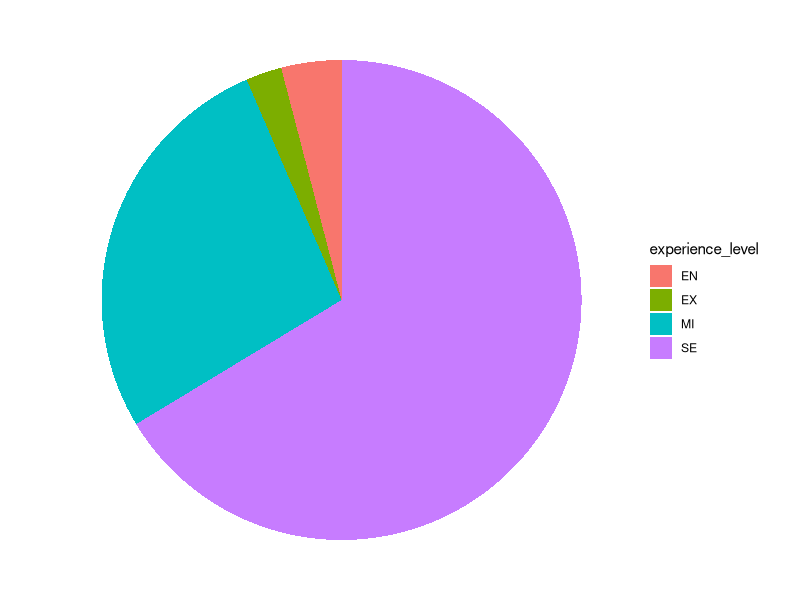
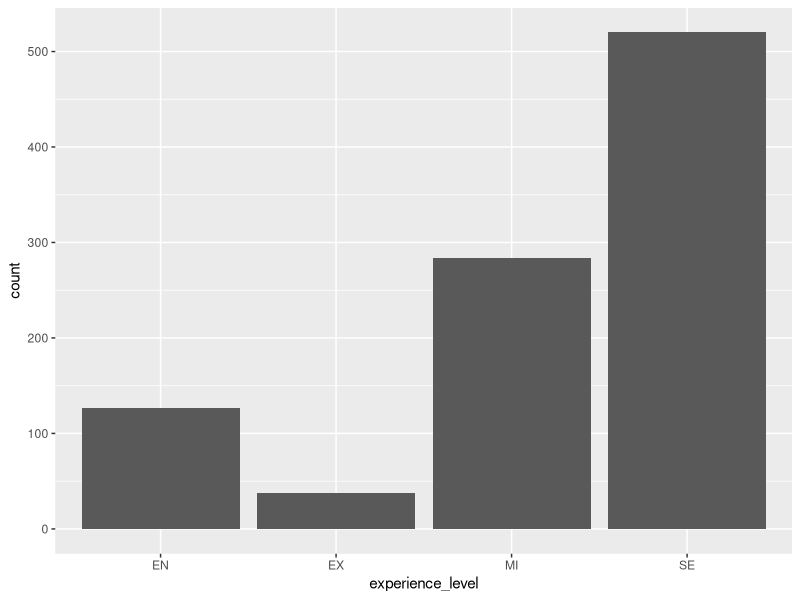
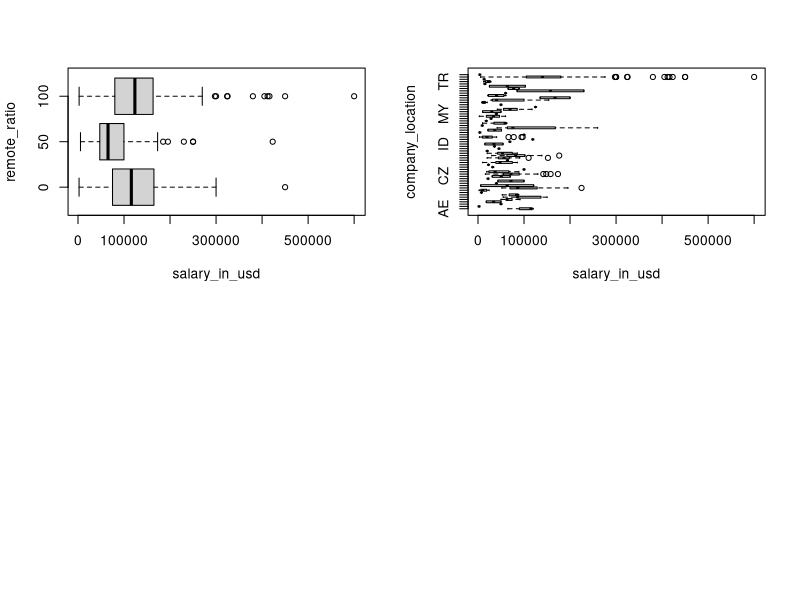
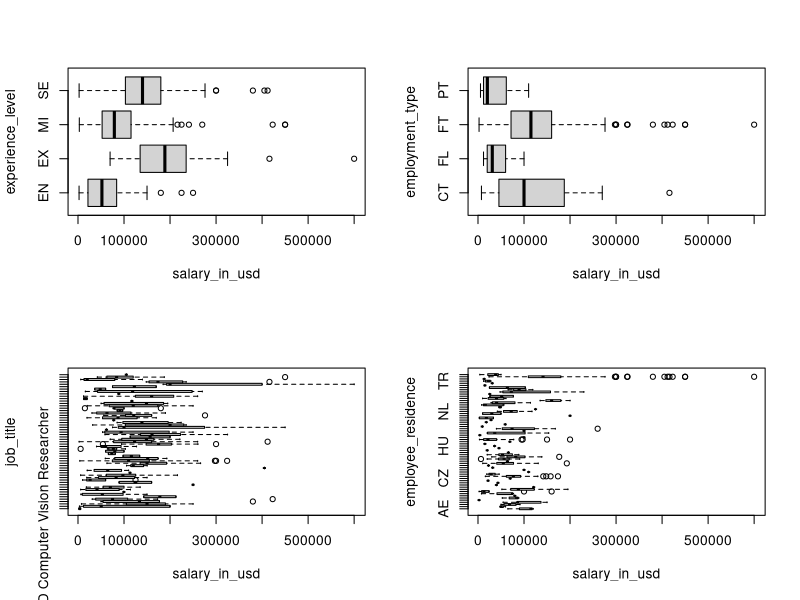

The R source for these figures, in order:
## ---- chunk 1
knitr::opts_chunk$set(echo = TRUE)
library(kableExtra)
library(psych)
library(ggplot2)
options(scipen=999)
## ---- chunk 2
desc <- read.csv('description.csv')
kable(desc, caption="Variable Names and Description", format='latex') %>%
  kable_styling(latex_options = c("striped", "hold_position", "scale_down"))
## ---- chunk 3
df <- read.csv('ds_salaries.csv')
temp <- c('salary_currency','salary','salary_in_usd')
df1 <- df[temp]
kable(head(df1), caption="Salary Variable vs Salary in USD Variable") %>%
  kable_styling(latex_options = c(font_size=11,"striped", "hold_position"))
## ---- chunk 4
#kable(describe(df), caption="Summary of the DS Salary Dataset", digits=2) %>%
#  kable_styling(latex_options = c(font_size=11,"striped", "hold_position", "scale_down"))
## ---- chunk 5
ggplot(df, aes(x="", y=experience_level, fill=experience_level)) +
  geom_bar(stat="identity", width=1) +
  coord_polar("y", start=0) +
  theme_void()
## ---- chunk 6
par(mfrow=c(1,3))
ggplot(df, aes(experience_level, ..count..)) +
  geom_bar(aes(fill=remote_ratio), position="dodge")
## ---- chunk 7
par(mfrow=c(2,2))
boxplot(salary_in_usd~remote_ratio, data=df, horizontal = TRUE)
boxplot(salary_in_usd~company_location, data=df, horizontal = TRUE)
#hist(df$company_size)#, data=df)#, horizontal = TRUE)
## ---- chunk 8
par(mfrow=c(2,2))
boxplot(salary_in_usd~experience_level, data=df, horizontal = TRUE)
boxplot(salary_in_usd~employment_type, data=df, horizontal = TRUE)
boxplot(salary_in_usd~job_title, data=df, horizontal = TRUE)
boxplot(salary_in_usd~employee_residence, data=df, horizontal = TRUE)
## ---- chunk 9
table(df$job_title)
## ---- chunk 10
table(df$employee_residence)
## ---- chunk 11
table(df$company_location)
## ---- chunk 12
table(df$company_size)
